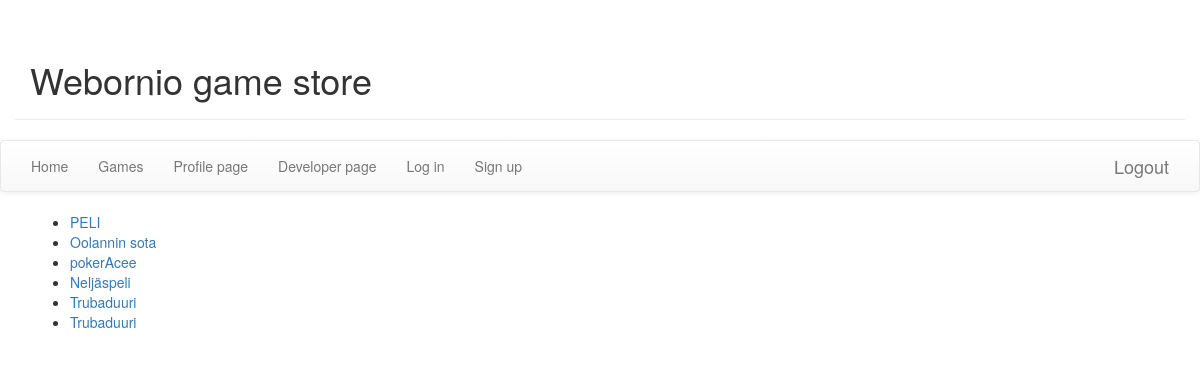
Page /store/games/ (signed in) on the committed database.
### store/models.py (models this page shows, shortened)
class Game(models.Model):
  name = models.CharField(max_length=100)
  price = models.IntegerField()
  developer = models.ForeignKey(Developer)
  url = models.CharField(max_length=333, default='')

### store/views.py (the view)
# urls.py: url(r'^games/(?P<game_id>[0-9]+)/$', views.game, name='game'),
def games(request):
    player = Player.objects.filter(user=request.user.id)
    if request.user.is_authenticated and player.exists():
        games = Game.objects.all()
        template = loader.get_template("store/games.html")
        context = RequestContext(request, {'games': games})
        return HttpResponse(template.render(context))
    else:
        return redirect('login')

### store/templates/store/games.html
{% extends 'store/base.html' %}
{% block content %}
<ul>
  {% for game in games %}
    <li>
      <a href="/store/games/{{game.id}}">{{game.name}}</a>
    </li>
  {% endfor %}
</ul>
{% endblock %}

### rows in the picture
Game: name "PELI"
Game: name "Oolannin sota"
Game: name "pokerAcee"
Game: name "Neljäspeli"
Game: name "Trubaduuri"
Game: name "Trubaduuri"
